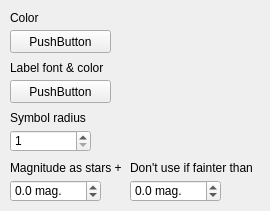
       <widget class="QWidget" name="tab_13">
        <attribute name="title">
         <string>Comets</string>
        </attribute>
        <widget class="QLabel" name="label_31">
         <property name="geometry">
          <rect>
           <x>10</x>
           <y>60</y>
           <width>101</width>
           <height>16</height>
          </rect>
         </property>
         <property name="text">
          <string>Label font &amp; color</string>
         </property>
        </widget>
        <widget class="CFontColorButton" name="pushButton_33">
         <property name="geometry">
          <rect>
           <x>10</x>
           <y>80</y>
           <width>101</width>
           <height>23</height>
          </rect>
         </property>
         <property name="text">
          <string>PushButton</string>
         </property>
        </widget>
        <widget class="QLabel" name="label_32">
         <property name="geometry">
          <rect>
           <x>10</x>
           <y>10</y>
           <width>111</width>
           <height>16</height>
          </rect>
         </property>
         <property name="text">
          <string>Color</string>
         </property>
        </widget>
        <widget class="CPushColorButton" name="pushButton_34">
         <property name="geometry">
          <rect>
           <x>10</x>
           <y>30</y>
           <width>101</width>
           <height>23</height>
          </rect>
         </property>
         <property name="text">
          <string>PushButton</string>
         </property>
        </widget>
        <widget class="QLabel" name="label_37">
         <property name="geometry">
          <rect>
           <x>10</x>
           <y>110</y>
           <width>81</width>
           <height>16</height>
          </rect>
         </property>
         <property name="text">
          <string>Symbol radius</string>
         </property>
        </widget>
        <widget class="QSpinBox" name="spinBox_3">
         <property name="geometry">
          <rect>
           <x>10</x>
           <y>130</y>
           <width>81</width>
           <height>22</height>
          </rect>
         </property>
         <property name="minimum">
          <number>1</number>
         </property>
         <property name="maximum">
          <number>32</number>
         </property>
        </widget>
        <widget class="QLabel" name="label_38">
         <property name="geometry">
          <rect>
           <x>10</x>
           <y>160</y>
           <width>111</width>
           <height>16</height>
          </rect>
         </property>
         <property name="text">
          <string>Magnitude as stars +</string>
         </property>
        </widget>
        <widget class="QDoubleSpinBox" name="doubleSpinBox_24">
         <property name="geometry">
          <rect>
           <x>10</x>
           <y>180</y>
           <width>91</width>
           <height>22</height>
          </rect>
         </property>
         <property name="suffix">
          <string> mag.</string>
         </property>
         <property name="decimals">
          <number>1</number>
         </property>
         <property name="minimum">
          <double>-20.000000000000000</double>
         </property>
         <property name="maximum">
          <double>20.000000000000000</double>
         </property>
        </widget>
        <widget class="QDoubleSpinBox" name="doubleSpinBox_33">
         <property name="geometry">
          <rect>
           <x>130</x>
           <y>180</y>
           <width>91</width>
           <height>22</height>
          </rect>
         </property>
         <property name="suffix">
          <string> mag.</string>
         </property>
         <property name="decimals">
          <number>1</number>
         </property>
         <property name="minimum">
          <double>-20.000000000000000</double>
         </property>
         <property name="maximum">
          <double>30.000000000000000</double>
         </property>
        </widget>
        <widget class="QLabel" name="label_71">
         <property name="geometry">
          <rect>
           <x>130</x>
           <y>160</y>
           <width>131</width>
           <height>16</height>
          </rect>
         </property>
         <property name="text">
          <string>Don't use if fainter than</string>
         </property>
        </widget>
       </widget>
